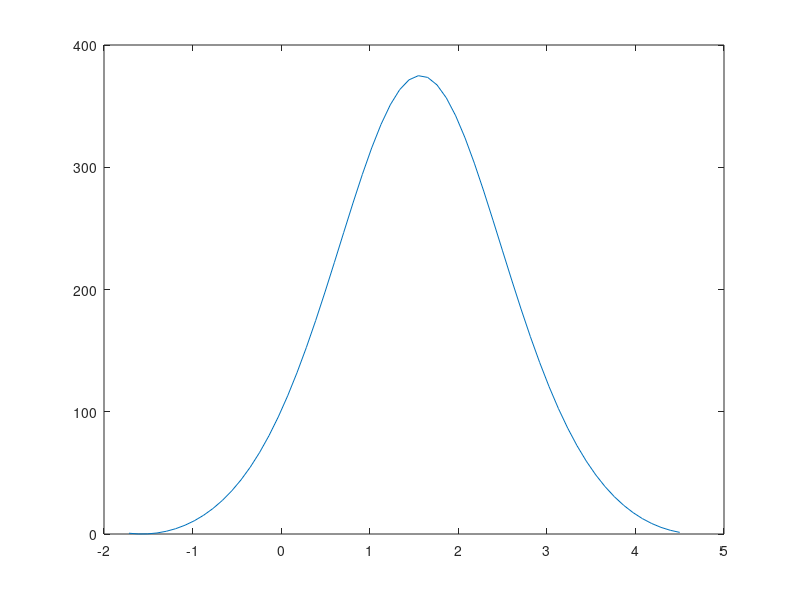

Write the MATLAB code that produced this figure.
%exp(sin(millis()/2000.0*PI)) - 0.36787944)*108.0

%plot(x,exp(sin(x))) min= exp(sin(-1.7183))=0.3719  max(exp(sin(x)))=2.7181
%min(exp(sin(x)))=0.3679
clear;
x=linspace(-1.7183,4.5,60);
y=(exp(sin(x)) - 0.36787944)*(375/(exp(1)-1/exp(1)));
r=round(y);
fp = fopen('D:\workz_zjk\work\510\lk_510\app\arithmetic\zjk.txt','wt');
fprintf(fp, '%d,%d,%d,%d,%d,%d,%d,%d,%d,%d,\n', r);
fclose(fp);
plot(x,y);